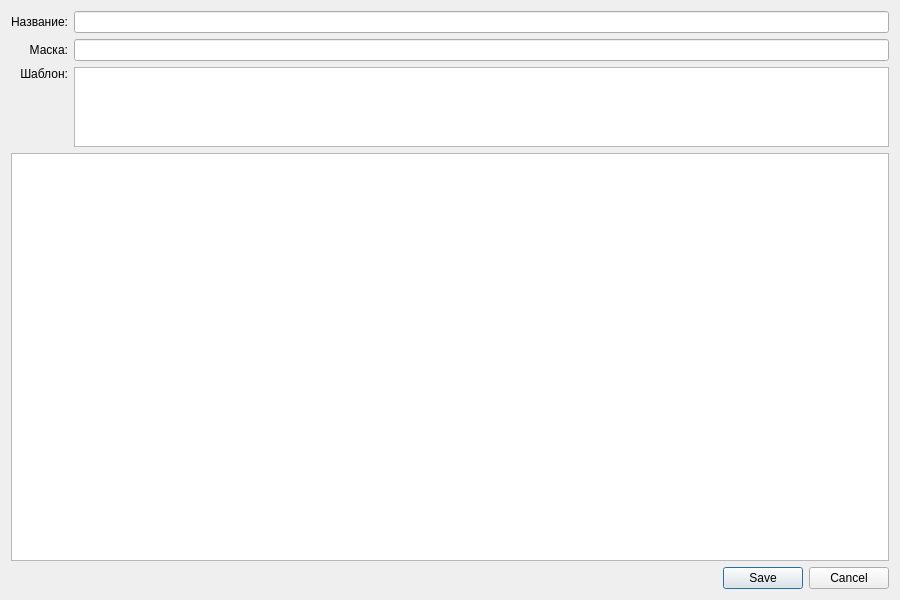
<?xml version="1.0" encoding="UTF-8"?>
<ui version="4.0">
 <class>DialogUpsertTemplate</class>
 <widget class="QDialog" name="DialogUpsertTemplate">
  <property name="geometry">
   <rect>
    <x>0</x>
    <y>0</y>
    <width>900</width>
    <height>600</height>
   </rect>
  </property>
  <property name="minimumSize">
   <size>
    <width>900</width>
    <height>600</height>
   </size>
  </property>
  <property name="windowTitle">
   <string>upsert template</string>
  </property>
  <layout class="QVBoxLayout" name="verticalLayout" stretch="1,3,0">
   <item>
    <layout class="QGridLayout" name="gridLayout">
     <item row="0" column="0">
      <widget class="QLabel" name="labelName">
       <property name="text">
        <string>Название:</string>
       </property>
       <property name="alignment">
        <set>Qt::AlignRight|Qt::AlignTrailing|Qt::AlignVCenter</set>
       </property>
      </widget>
     </item>
     <item row="0" column="1">
      <widget class="QLineEdit" name="lineEditName"/>
     </item>
     <item row="3" column="0">
      <widget class="QLabel" name="labelValue">
       <property name="text">
        <string>Шаблон:</string>
       </property>
       <property name="alignment">
        <set>Qt::AlignRight|Qt::AlignTop|Qt::AlignTrailing</set>
       </property>
      </widget>
     </item>
     <item row="3" column="1">
      <widget class="QTextEdit" name="textEditValue">
       <property name="autoFormatting">
        <set>QTextEdit::AutoNone</set>
       </property>
       <property name="tabChangesFocus">
        <bool>true</bool>
       </property>
       <property name="html">
        <string notr="true">&lt;!DOCTYPE HTML PUBLIC &quot;-//W3C//DTD HTML 4.0//EN&quot; &quot;http://www.w3.org/TR/REC-html40/strict.dtd&quot;&gt;
&lt;html&gt;&lt;head&gt;&lt;meta name=&quot;qrichtext&quot; content=&quot;1&quot; /&gt;&lt;style type=&quot;text/css&quot;&gt;
p, li { white-space: pre-wrap; }
&lt;/style&gt;&lt;/head&gt;&lt;body style=&quot; font-family:'MS Shell Dlg 2'; font-size:7.8pt; font-weight:400; font-style:normal;&quot;&gt;
&lt;p style=&quot;-qt-paragraph-type:empty; margin-top:0px; margin-bottom:0px; margin-left:0px; margin-right:0px; -qt-block-indent:0; text-indent:0px;&quot;&gt;&lt;br /&gt;&lt;/p&gt;&lt;/body&gt;&lt;/html&gt;</string>
       </property>
       <property name="acceptRichText">
        <bool>false</bool>
       </property>
      </widget>
     </item>
     <item row="1" column="1">
      <widget class="QLineEdit" name="lineEditMask"/>
     </item>
     <item row="1" column="0">
      <widget class="QLabel" name="labelMask">
       <property name="text">
        <string>Маска:</string>
       </property>
       <property name="textFormat">
        <enum>Qt::AutoText</enum>
       </property>
       <property name="alignment">
        <set>Qt::AlignRight|Qt::AlignTrailing|Qt::AlignVCenter</set>
       </property>
      </widget>
     </item>
    </layout>
   </item>
   <item>
    <widget class="QListWidget" name="listWidgetTemplateItems">
     <property name="sizeAdjustPolicy">
      <enum>QAbstractScrollArea::AdjustToContents</enum>
     </property>
     <property name="movement">
      <enum>QListView::Static</enum>
     </property>
    </widget>
   </item>
   <item>
    <widget class="QDialogButtonBox" name="buttonBox">
     <property name="standardButtons">
      <set>QDialogButtonBox::Cancel|QDialogButtonBox::Save</set>
     </property>
     <property name="centerButtons">
      <bool>false</bool>
     </property>
    </widget>
   </item>
  </layout>
 </widget>
 <resources/>
 <connections>
  <connection>
   <sender>buttonBox</sender>
   <signal>accepted()</signal>
   <receiver>DialogUpsertTemplate</receiver>
   <slot>accept()</slot>
   <hints>
    <hint type="sourcelabel">
     <x>299</x>
     <y>574</y>
    </hint>
    <hint type="destinationlabel">
     <x>299</x>
     <y>299</y>
    </hint>
   </hints>
  </connection>
  <connection>
   <sender>buttonBox</sender>
   <signal>rejected()</signal>
   <receiver>DialogUpsertTemplate</receiver>
   <slot>reject()</slot>
   <hints>
    <hint type="sourcelabel">
     <x>299</x>
     <y>574</y>
    </hint>
    <hint type="destinationlabel">
     <x>299</x>
     <y>299</y>
    </hint>
   </hints>
  </connection>
 </connections>
</ui>
